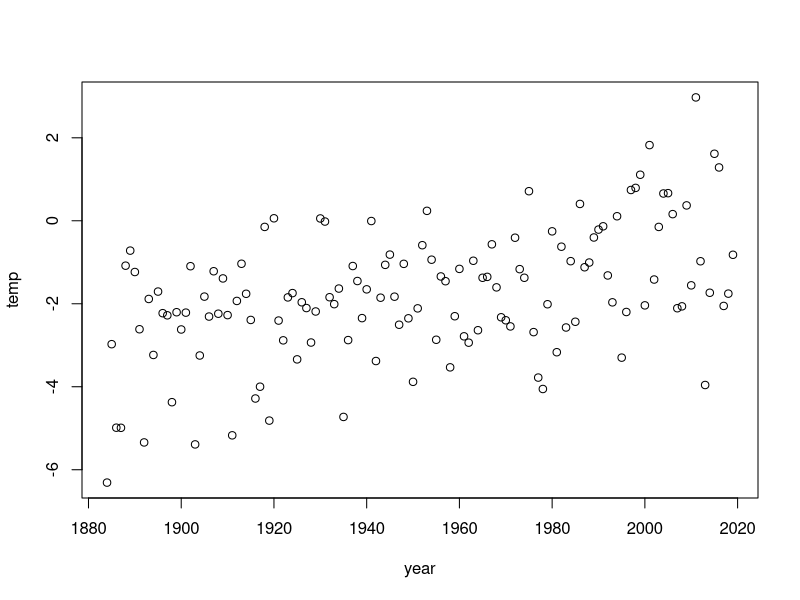
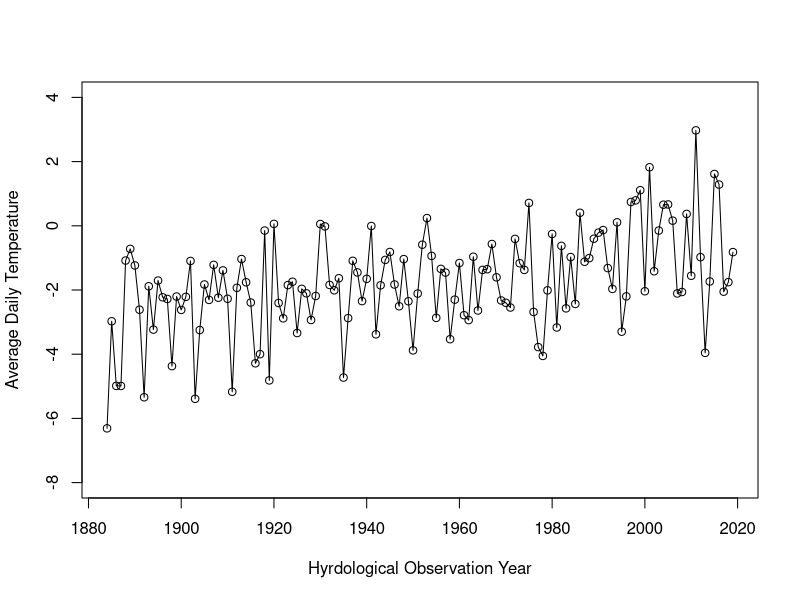
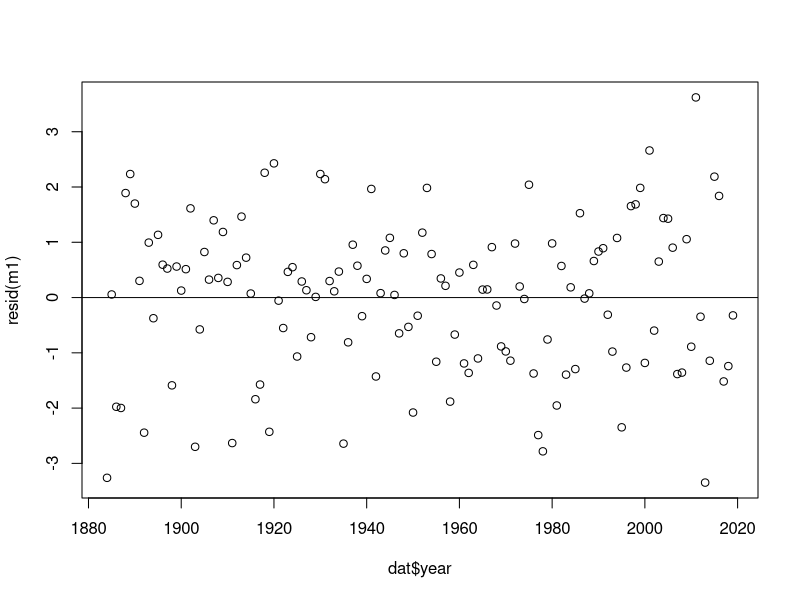
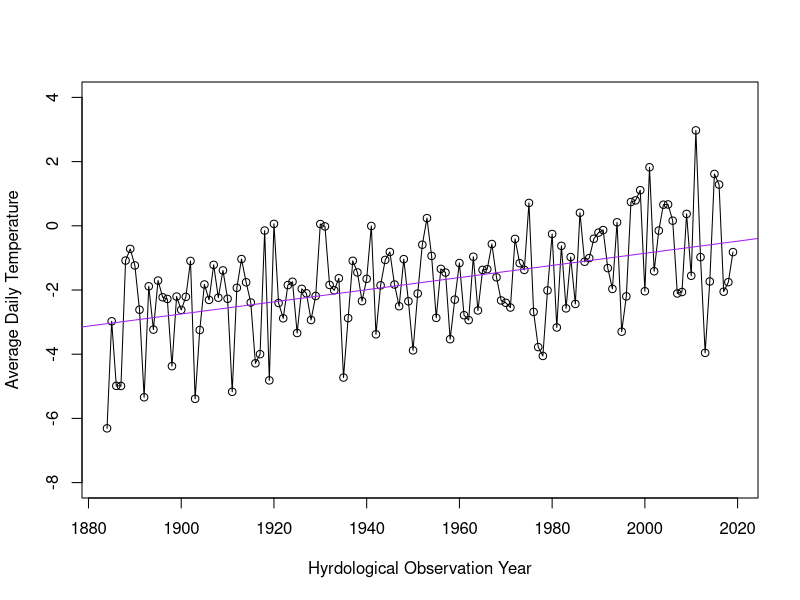
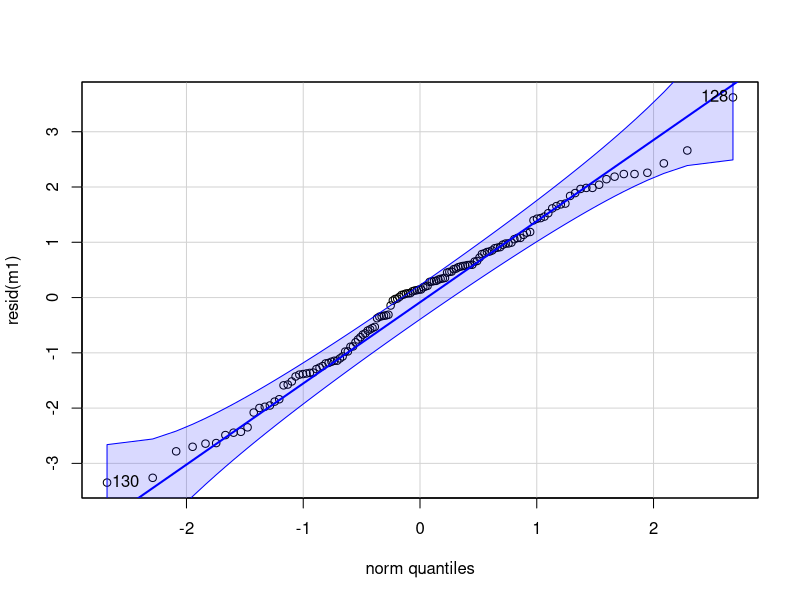
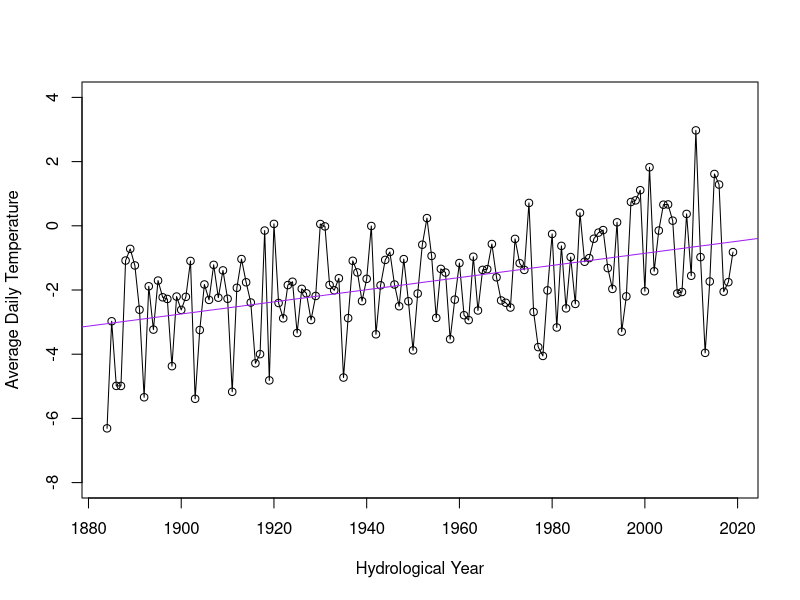
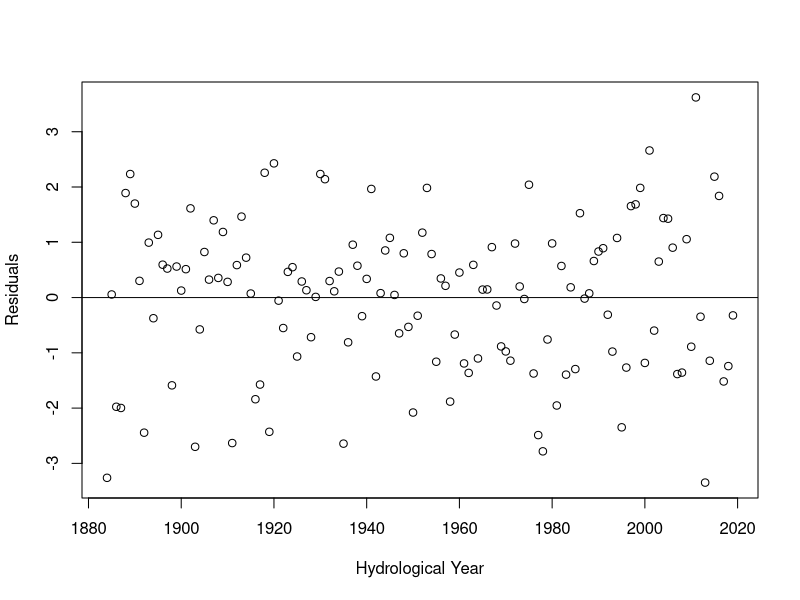
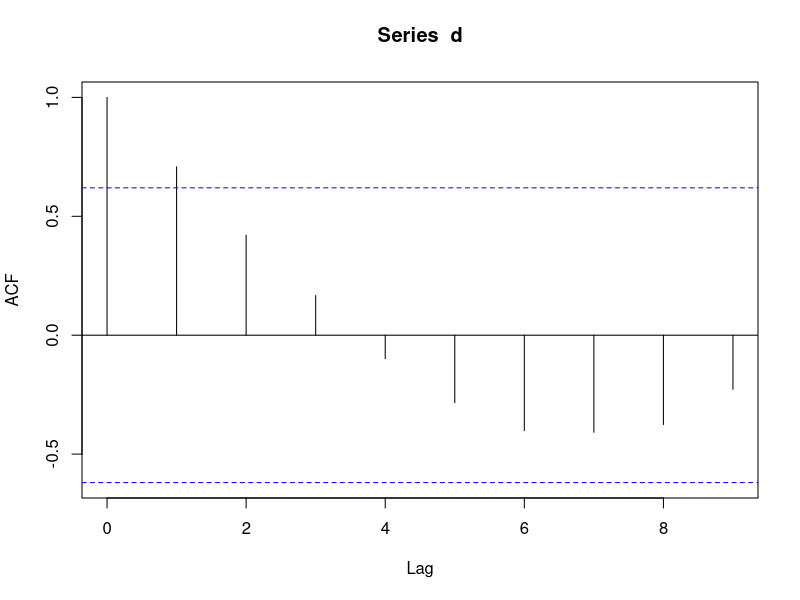

Write the R code that produced these figures, in order.
## ---- chunk 1
knitr::opts_chunk$set(
    cache       = TRUE,     # if TRUE knitr will cache the results to reuse in future knits
    fig.width   = 10,       # the width for plots created by code chunk
    fig.height  = 10,       # the height for plots created by code chunk
    fig.align   = 'center', # how to align graphics in the final doc. 'left', 'right', 'center'
    fig.path    = 'figs/',  # file path to the directory where knitr shall store the graphics files
    results     = 'asis',   # knitr will pass through results without reformatting them
    echo        = TRUE,     # in FALSE knitr will not display code in the code chunk above it's results
    message     = TRUE,     # if FALSE knitr will not display any messages generated by code
    strip.white = TRUE,     # if FALSE knitr will not remove white spaces at the beg or end of code chunk
    warning     = FALSE,    # if FALSE knitr will not display any warning messages in the final document
    tidy.opts  =list(width.cutoff=80), tidy=TRUE)
## ---- chunk 2
set.seed(123)
pop <- rnorm(n=5438, mean=40, sd=6)
## ---- chunk 3
set.seed(23)
SnorkSample1 <- sample(pop, size=15)
SnorkSample1
## ---- chunk 4
X_bar<- mean(SnorkSample1)
X_bar
s<-sd(SnorkSample1)
s
n<-length(SnorkSample1)
n
## ---- chunk 5
lowerCI <- X_bar - qt(0.975, df=n-1)*s/sqrt(n)
lowerCI
upperCI <- X_bar + qt(0.975, df=n-1)*s/sqrt(n)
upperCI
## ---- chunk 6
set.seed(111)
pop2 <- rnorm(n=1819, mean=41.6, sd=6)
## ---- chunk 7
set.seed(41)
SnorkSample2 <- sample(pop2, size=15)
SnorkSample2
## ---- chunk 8
#a
X_bar2<- mean(SnorkSample2)
s2<-sd(SnorkSample2)
n2<-length(SnorkSample2)

#b
lowerCI2 <- X_bar2 - qt(0.975, df=n2-1)*s2/sqrt(n2)
upperCI2 <- X_bar2 + qt(0.975, df=n2-1)*s2/sqrt(n2)

#c
X_bar 
X_bar2
s
s2
lowerCI
lowerCI2
upperCI
upperCI2
## ---- chunk 9
set.seed(321)
#a2 b
newSample1 <- sample(pop, size=15)
newSample2 = sample(pop2,size=15)
## ---- chunk 10
#a2 t-test
t.test(x=newSample1, y=newSample2, alternative="less", var.equal=T, paired=F)

t.test(x=SnorkSample1, y=SnorkSample2, alternative='less', var.equal=T, paired=F) 
## ---- chunk 11
set.seed(321)
#a3 a
LrgSample1 <- sample(pop, size=125)
LrgSample2 = sample(pop2,size=250)
## ---- chunk 12
#a3 c
t.test(x=LrgSample1, y=LrgSample2, alternative="less", paired=F)
## ---- chunk 13
set.seed(123)
newpop <- rnorm(n=5438, mean=37.15, sd=6)

set.seed(111)
newpop2 <- rnorm(n=1819, mean=48.9, sd=6)

set.seed(321)
#a4 a
NewPopSample1 <- sample(newpop, size=15)
NewPopSample2 = sample(newpop2,size=15)
## ---- chunk 14
#a4 c
t.test(x=NewPopSample1, y=NewPopSample2, alternative="less", paired=F)
## ---- chunk 15
dat<-read.csv("LakeMendota.csv")
## ---- chunk 16
plot(temp~year, dat) # this is the simplest plot
## ---- chunk 17
plot(temp~year, ylim=c(-8,4), xlab='Hyrdological Observation Year', ylab= 'Average Daily Temperature', dat)
lines(temp~year, dat)
## ---- chunk 18
m1<-lm(temp~year,data=dat) #fit SLR model of temp against year, place in object m1
summary(m1) 
## ---- chunk 19
plot(resid(m1)~dat$year) # resid(model object) generates the residual values
abline(h=0) 
## ---- chunk 20
beta0 = as.numeric(m1$coefficients[1])
beta1 = as.numeric(m1$coefficients[2])
predID2000 = beta0 + beta1*2000
predID2001 = beta0 + beta1*2001
predID2000
predID2001
predID2001 - predID2000
## ---- chunk 21

plot(temp~year, ylim=c(-8,4), xlab='Hyrdological Observation Year', ylab= 'Average Daily Temperature', dat)
lines(temp~year, dat)
abline(m1, col='purple')

## ---- chunk 22
library(car)
qqPlot(resid(m1))
## ---- chunk 23
plot(temp~year, ylim=c(-8,4), xlab='Hydrological Year', ylab= 'Average Daily Temperature', dat)
lines(temp~year, dat)
abline(m1, col='purple')
## ---- chunk 24
plot(resid(m1)~dat$year, xlab="Hydrological Year", ylab="Residuals") # resid(model object) generates the residual values
abline(h=0) 
## ---- chunk 25
d <- sample(100, 10)
d <- sort(d)
acf(d)
## ---- chunk 26
acf(resid(m1))
## ---- chunk 27
head(dat)
plot(dat$year, dat$ice_duration, xlab="Hydrological Year", ylab="Ice Cover Duration" )
m2<-lm(ice_duration~year,data=dat) #fit SLR model of temp against year, place in object m1
summary(m2) 
## ---- chunk 28
#a1 - normality
qqPlot(resid(m2))

#a2 - linearity
plot(ice_duration~year, ylim=c(-8,4), ylab='Ice cover duration', xlab= 'Hydrological Year', dat)
lines(temp~year, dat)
abline(m1, col='purple')


#a3 - equal variance
plot(resid(m2)~dat$year) # resid(model object) generates the residual values
abline(h=0) 

#a4 - independence
acf(resid(m2))
## ---- chunk 29
head(dat)
plot(dat$temp, dat$ice_duration, xlab="Average Daily Temperature", ylab="Ice Cover Duration" )
m3<-lm(ice_duration~temp,data=dat) #fit SLR model of temp against year, place in object m1
summary(m3) 
## ---- chunk 30
#a1 - normality
qqPlot(resid(m3))

#a2 - linearity
plot(ice_duration~temp, xlab='Average Daily Temperature', ylab= 'Ice cover duration', dat)
lines(ice_duration~temp, dat)
abline(m3, col='purple')


#a3 - equal variance
plot(resid(m3)~dat$temp) # resid(model object) generates the residual values
abline(h=0) 

#a4 - independence
acf(resid(m3))
## ---- chunk 31
dat2 = read.csv("mthreepops.csv")
## ---- chunk 32
m4<-lm(Length~Site, data=dat2)
summary(m4)
## ---- chunk 33
anova(m2)
